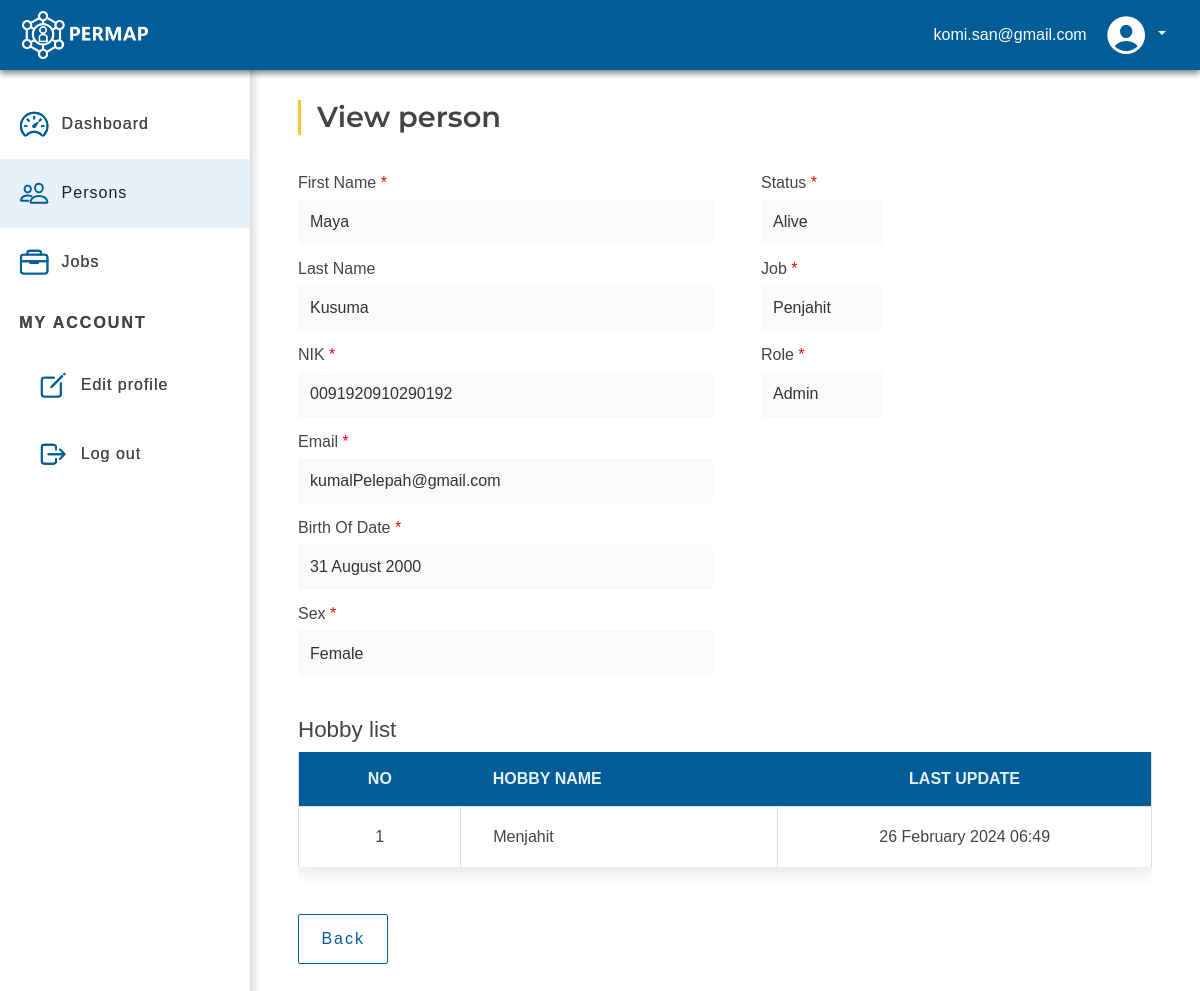
Before: /view-person.php?person=51 (signed in) with the older database file.
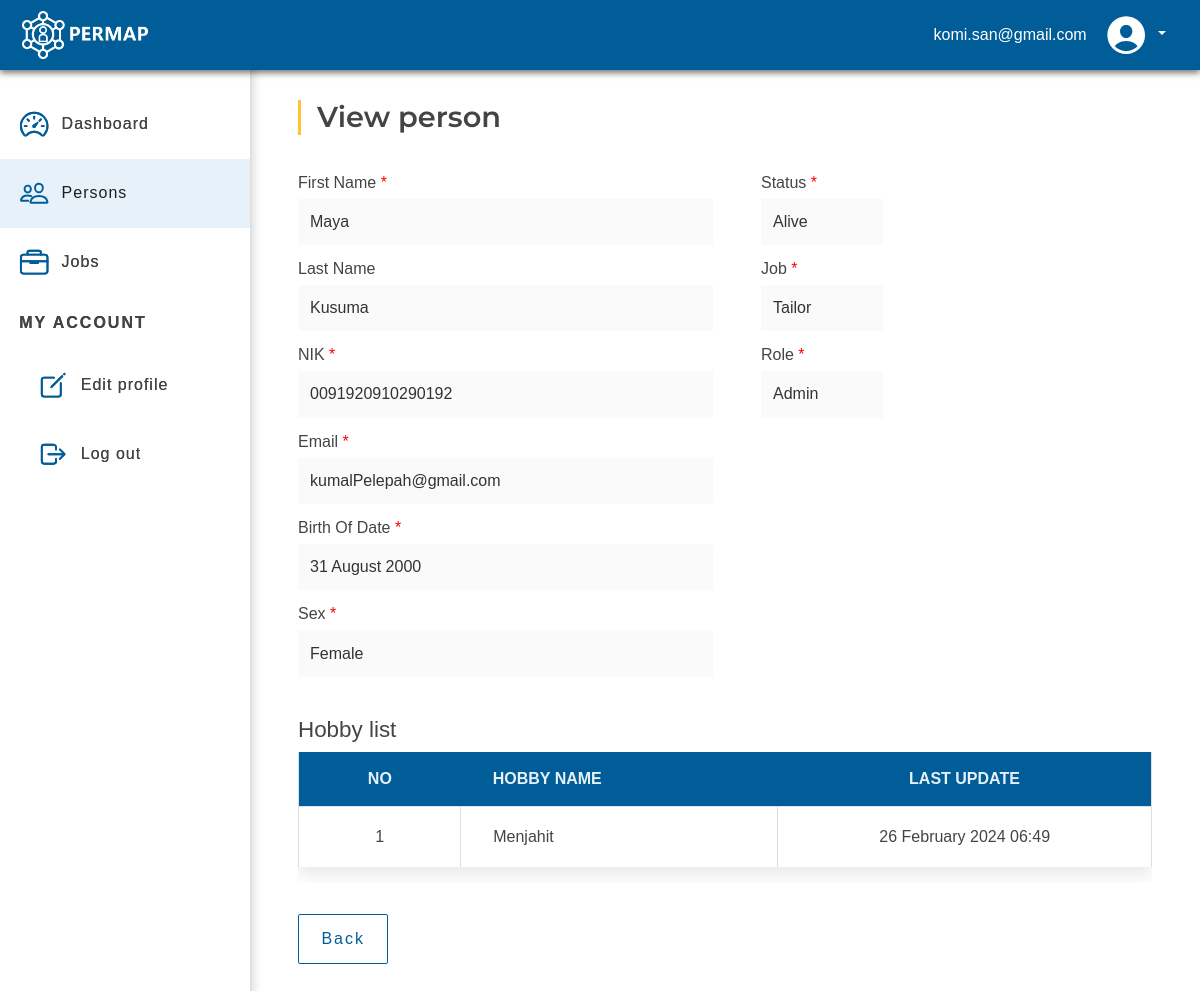
After: the same page with the newer database file.
### tables this page shows
CREATE TABLE `jobs` (
  `id` int NOT NULL AUTO_INCREMENT,
  `jobs_name` varchar(60) DEFAULT NULL,
  `count` int DEFAULT NULL,
  `last_update` timestamp NOT NULL,
  PRIMARY KEY (`id`)
);

### action/utils.php (called while the page is built, shortened)
<?php
require_once __DIR__ . "/../include/db.php";
function getPersonJob(string $personId)
{
    global $PDO;
    try {
        $query = "SELECT * FROM `person_job` WHERE person_id = :person_id";
        $stmt = $PDO->prepare($query);
        $stmt->execute(array(
            "person_id" => $personId
        ));
        $personJob = $stmt->fetch(PDO::FETCH_ASSOC);
        $queryJob = "SELECT * FROM `jobs` WHERE id = :job_id";
        $stmt = $PDO->prepare($queryJob);
        $stmt->execute(array(
            "job_id" => $personJob[PERSON_JOBS_JOB_ID]
        ));
        return $stmt->fetch(PDO::FETCH_ASSOC);
    } catch (PDOException $e) {
        die("Query error: " . $e->getMessage());
    }
}
function transformSexFromDb(string $value): string
{
    return match ($value) {
        'F' => SEX_FEMALE,
        'M' => SEX_MALE,
        default => SEX_BETTER_NOT_SAY,
    };
}
function transformRoleFromDb(string $value): string
{
    return match ($value) {
        'A' => ROLE_ADMIN,
        default => ROLE_MEMBER
    };
}
function convertDateToTimestamp(mixed $date): int|null
{
    if (!is_numeric($date)) {
        $date = str_replace('-', '/', $date);
        return strtotime($date);
    }
    return null;
}
function &findFirstFromDb(string $tableName, string $key, string $value, int|null $id = null): mixed
{
    global $PDO;
    try {
        $query = "SELECT * FROM $tableName WHERE $key = :value";
        $queryParam = array(
            'value' => $value
        );
        $query .= ' LIMIT 1';
        $stmt = $PDO->prepare($query);
        $stmt->execute($queryParam);
        $firstData = $stmt->fetch(PDO::FETCH_ASSOC);
        return $firstData;
    } catch (PDOException $e) {
        die($e->getMessage());
    }
}
function translateIntToString(int $status): string
{
    return $status == 1 ? "Alive" : "Passed Away";
}
function setPersonValueFromDb(array $array): array
{
    $array[PERSON_BIRTH_DATE] = convertDateToTimestamp($array[PERSON_BIRTH_DATE]);
    $array[PERSON_SEX] = transformSexFromDb($array[PERSON_SEX]);
    $array[PERSON_ROLE] = transformRoleFromDb($array[PERSON_ROLE]);
    return $array;
}

### include/inputForm.php (the view, shortened to what the changed rows need)
    <?php
function showTextValue(array $person, array $arraySex, array $arrayRole, string $personJob, string $userRole, array|null $personData = null)
{
    ?>
    <div class="col-xxl-6 col-xl-6 col-lg-6 me-4">
        <div class="mb-3 form-input">
            <span class="required title">First Name</span>
            <p>
                <?php
                if (isset($personData[PERSON_FIRST_NAME])) {
                    echo $personData[PERSON_FIRST_NAME];
                } else {
                    echo $person[PERSON_FIRST_NAME];
                }
                ?>
            </p>
        </div>
        <?php
        if ($person[PERSON_LAST_NAME] != "") {
            ?>
            <div class="mb-3 form-input">
                <span class="title">Last Name</span>
                <p>
                    <?php
                    if (isset($personData[PERSON_LAST_NAME])) {
                        echo $personData[PERSON_LAST_NAME];
                    } else {
                        echo $person[PERSON_LAST_NAME];
                    }
                    ?>
                </p>
            </div>
            <?php
        }
        ?>
        <div class="mb-3 form-input">
            <span class="required title">NIK</span>
            <p>
                <?php
                if (isset($personData[PERSON_NIK])) {
                    echo $personData[PERSON_NIK];
                } else {
                    echo $person[PERSON_NIK];
                }
                ?>
            </p>
        </div>
        <div class="mb-3 form-input">
            <span class="required title">Email</span>
            <p>
                <?php
                if (isset($personData[PERSON_EMAIL])) {
                    echo $personData[PERSON_EMAIL];
                } else {
                    echo $person[PERSON_EMAIL];
                }
                ?>
            </p>
        </div>
        <div class="mb-3 form-input">
            <span class="required title">Birth Of Date</span>
            <p>
                <?php
                if (isset($personData[PERSON_BIRTH_DATE])) {
                    echo date("d F Y", $personData[PERSON_BIRTH_DATE]);
                } else {
                    echo date("d F Y", $person[PERSON_BIRTH_DATE]);
                }
                ?>
            </p>
        </div>
        <div class="mb-3 form-input">
            <span class="required title">Sex</span>
            <p>
                <?php
                foreach ($arraySex as $sex) {
                    if ($sex == $person[PERSON_SEX]) {
                        echo SEX_LABEL[$person[PERSON_SEX] . "_LABEL"];
                    }
                }
                ?>
            </p>
        </div>
    </div>
    <div class="col-xxl-5 col-xl-2 col-lg-5">
        <div class="mb-3 form-input">
            <span class="required title">Status</span>
            <p>
                <?php
                if (isset($personData[PERSON_STATUS])) {
                    echo translateIntToString($personData[PERSON_STATUS]);
                } else {
                    echo translateIntToString($person[PERSON_STATUS]);
                }
                ?>
            </p>
        </div>
        <div class="mb-3 form-input">
            <span class="required title">Job</span>
            <p>
                <?= $personJob ?>
            </p>
        </div>
        <div class="mb-3 form-input">
            <span class="required title">Role</span>
            <p>
                <?php
                foreach ($arrayRole as $role) {
                    if ($role == $person[PERSON_ROLE]) {
                        echo ROLE_LABEL[$person[PERSON_ROLE] . "_LABEL"];
                    }
                }
                ?>
            </p>
        </div>
    </div>
    <?php
}

Changed rows visible on the page:
changed jobs: jobs_name "Penjahit" → "Tailor"
